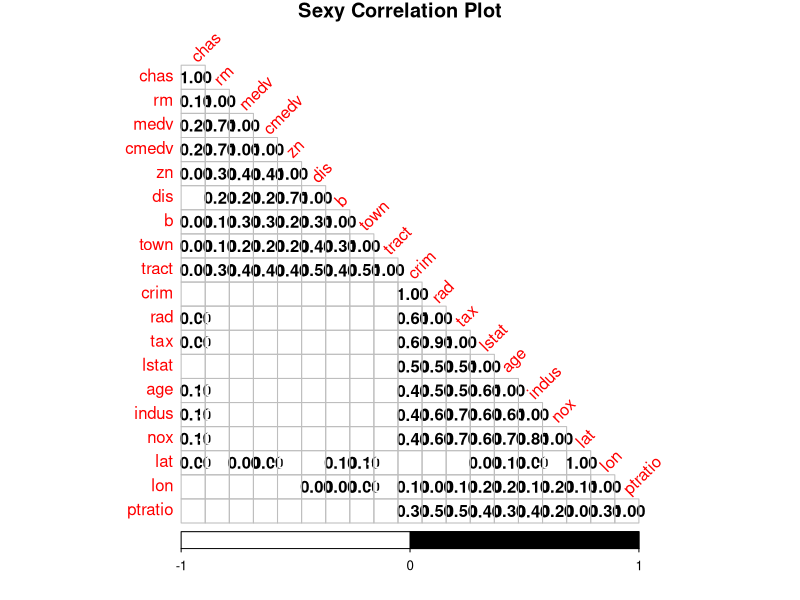
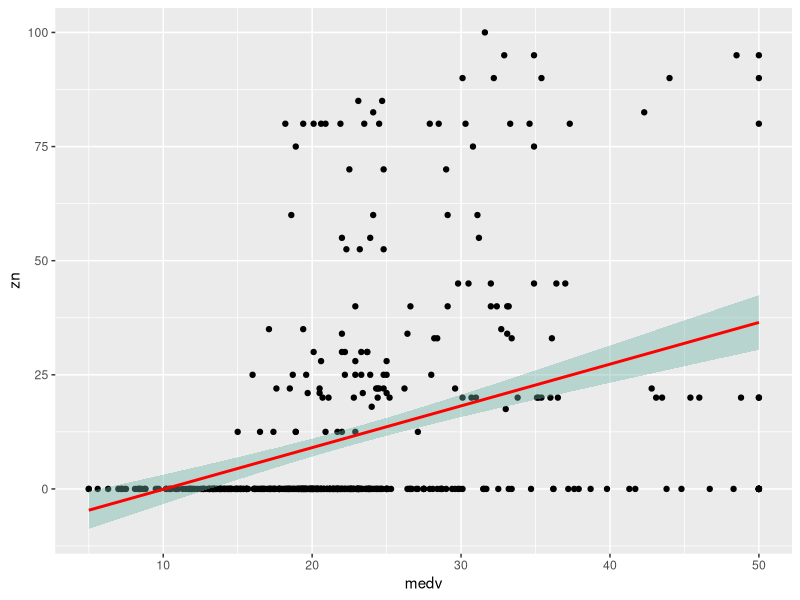
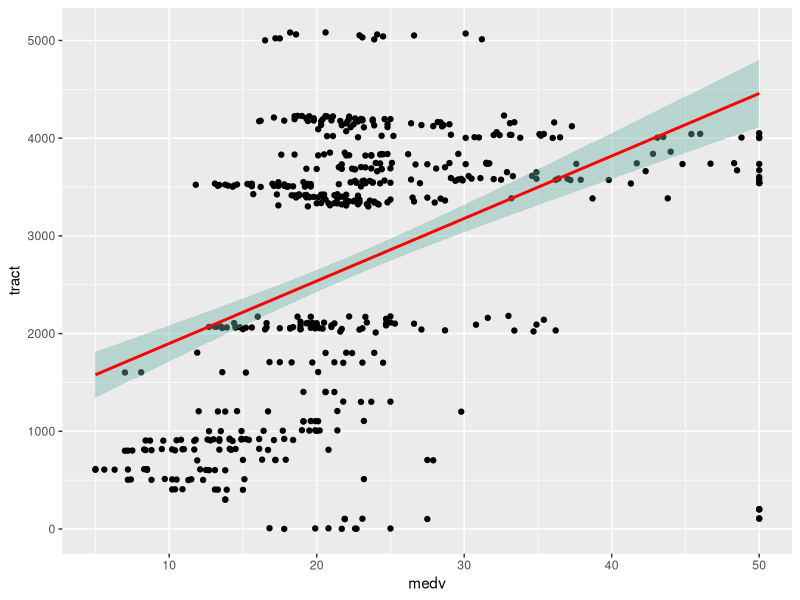
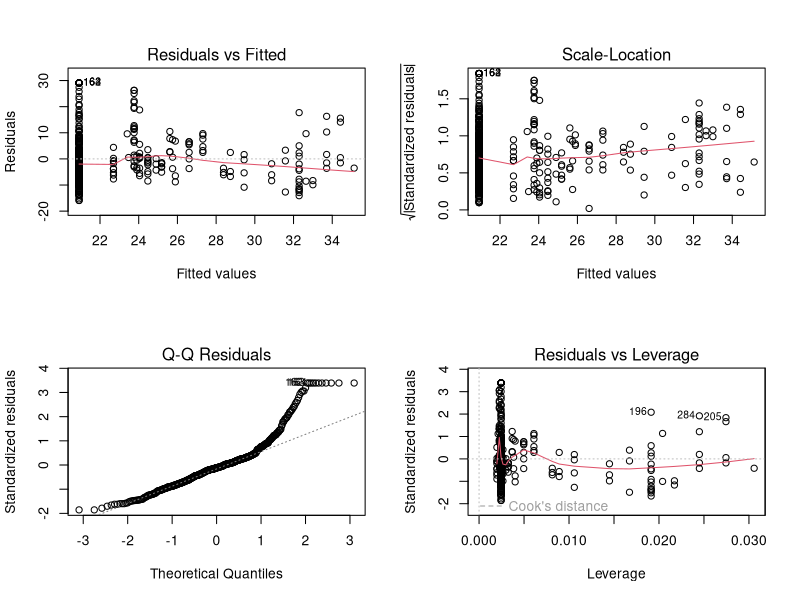
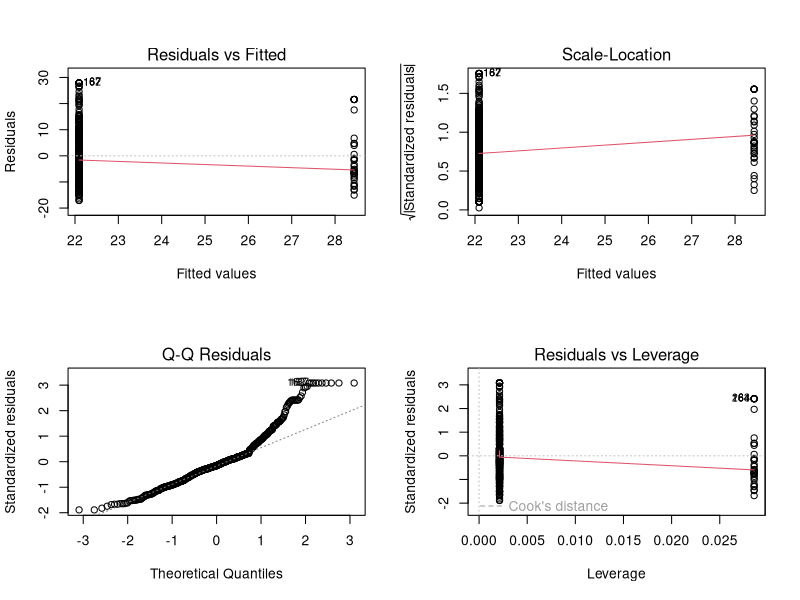
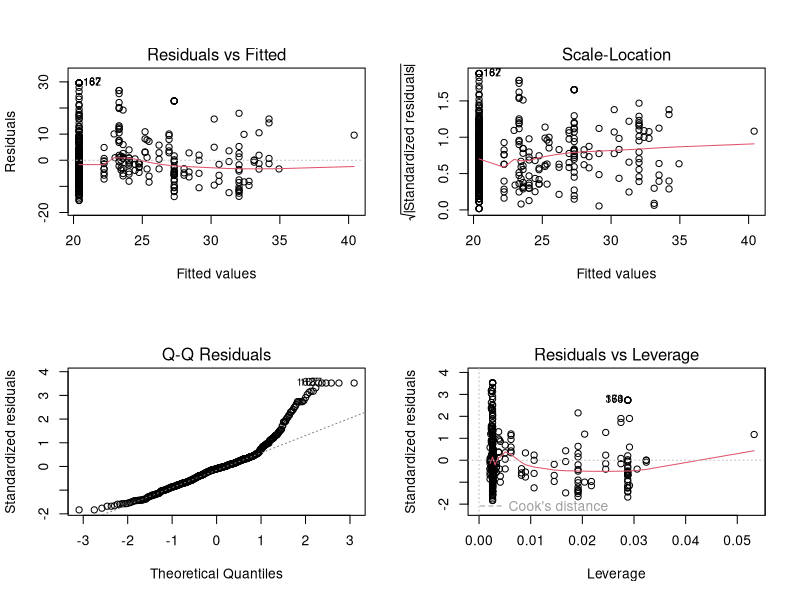
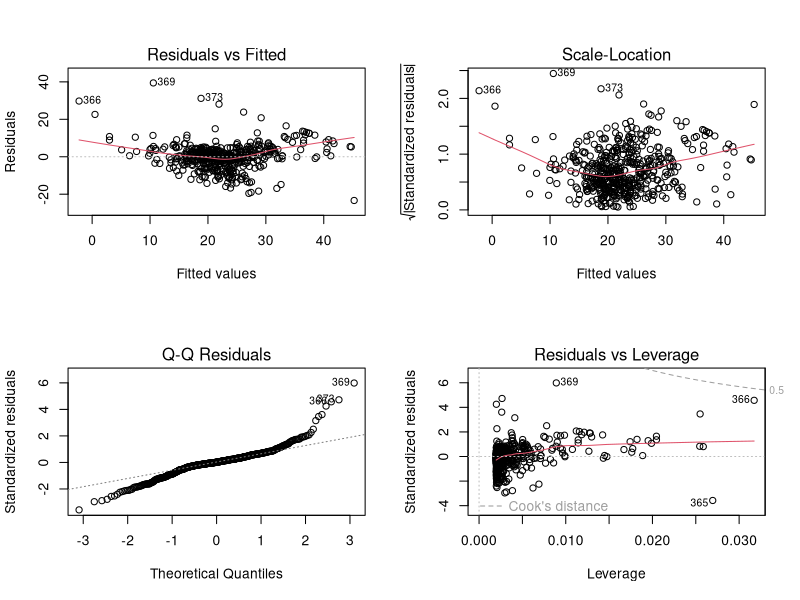
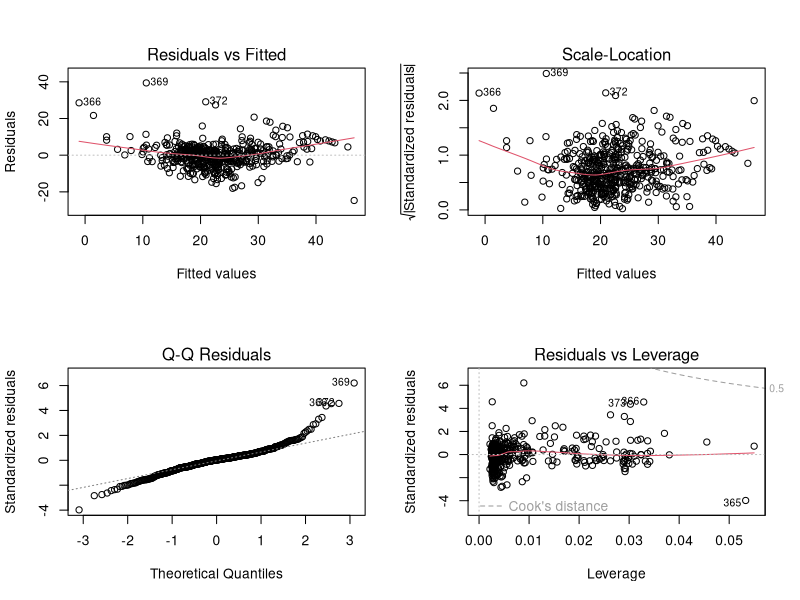

Recreate these plots in R, in order.
#We disable warnings in advance for brevity; this isn't normally recommeded
defaultW <- getOption("warn") 
options(warn = -1) 

#You may need to install the package first before viewing the data:  install.packages("mlbench")
library(mlbench)
data(BostonHousing2)

#view the first few rows of the dataset as well as its properties
head(BostonHousing2)
str(BostonHousing2)

#below a copy of the dataset is made while converting the town and chas variables to numeric
corr_data <- BostonHousing2
corr_data$town <- as.numeric(corr_data$town)
corr_data$chas <- as.numeric(corr_data$chas)

#You may need to install the correlation package first:  install.packages("corrplot")
library(corrplot)

#Here, we round the correlation matrix to 1 decimal place only so it can fit for plotting purposes
#we also purposes "white-out" negative correlations since we are only searching for positive correlations
corr_Matrix <- round(cor(corr_data), 1)
sexy_plot <- corrplot(corr_Matrix, method = "number", 
                      title = "Sexy Correlation Plot",
                      mar=c(0,0,1,0), #this is to correct the title position in the graph
                      type="lower", order="hclust", 
                      col=c("white", "black"),
                      bg="white", tl.srt=45)

#You may need to install the ggplot2 package first:  install.packages("ggplot2")
library(ggplot2)
sexy_plot2 <- ggplot(corr_data, aes(x=medv, y=zn)) + geom_point() +
                geom_smooth(method=lm, color="red", fill="#69b3a2", se=TRUE) 
sexy_plot2

sexy_plot3 <- ggplot(corr_data, aes(x=medv, y=tract)) + geom_point() +
                geom_smooth(method=lm, color="red", fill="#69b3a2", se=TRUE) 
sexy_plot3

#create a linear regression model
linearMod <- lm(medv ~ zn, data=BostonHousing2)
print(linearMod)

#check the linear regression model
summary(linearMod)

# diagnostic plots
layout(matrix(c(1,2,3,4),2,2)) # optional 4 graphs/page
plot(linearMod)

#create a linear regression model
linearMod2 <- lm(medv ~ chas, data=BostonHousing2)
print(linearMod2)

#check the linear regression model
summary(linearMod2)

# diagnostic plots
layout(matrix(c(1,2,3,4),2,2)) # optional 4 graphs/page
plot(linearMod2)

#create a linear regression model
linearMod3 <- lm(medv ~ zn + chas, data=BostonHousing2)
print(linearMod3)

#check the linear regression model
summary(linearMod3)

# diagnostic plots
layout(matrix(c(1,2,3,4),2,2)) # optional 4 graphs/page
plot(linearMod3)

#create a linear regression model
linearMod4 <- lm(medv ~ rm,, data=BostonHousing2)
print(linearMod4)

#check the linear regression model
summary(linearMod4)

# diagnostic plots
layout(matrix(c(1,2,3,4),2,2)) # optional 4 graphs/page
plot(linearMod4)

#create a linear regression model
linearMod5 <- lm(medv ~ zn + chas + rm,, data=BostonHousing2)
print(linearMod5)

#check the linear regression model
summary(linearMod5)

# diagnostic plots
layout(matrix(c(1,2,3,4),2,2)) # optional 4 graphs/page
plot(linearMod5)
